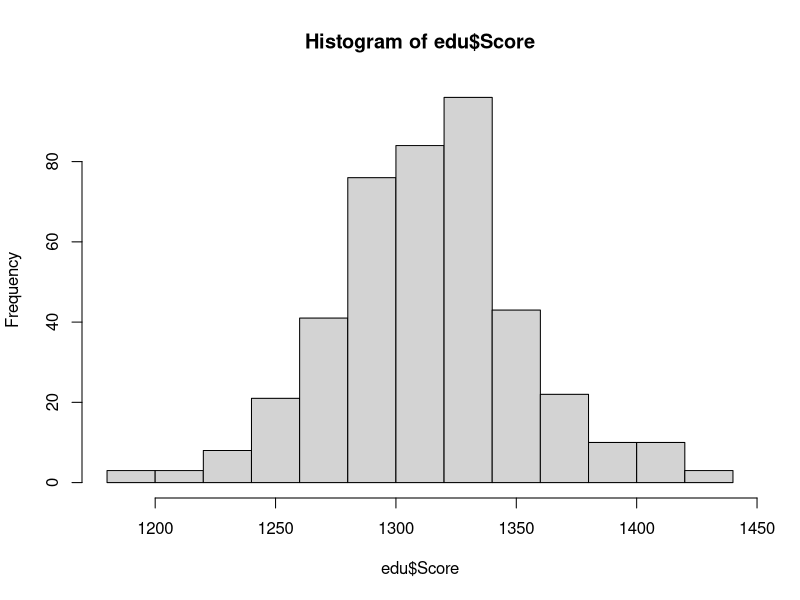
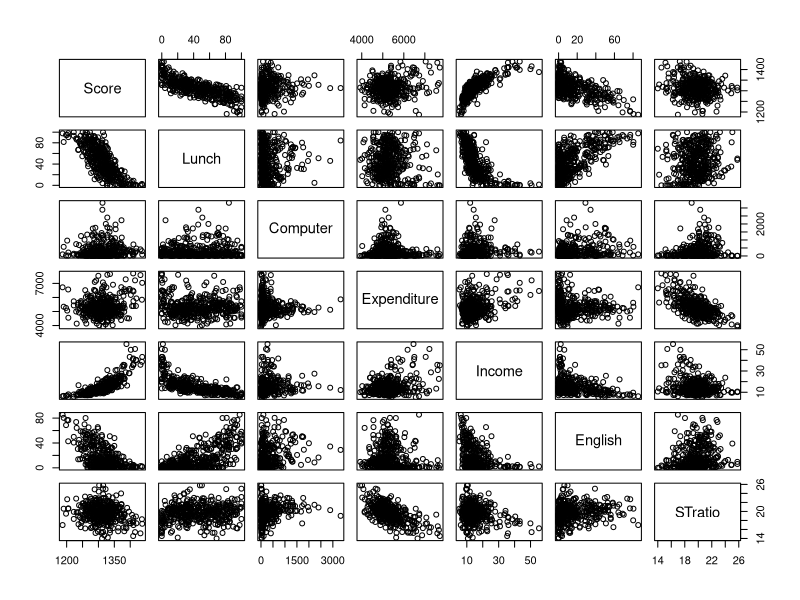
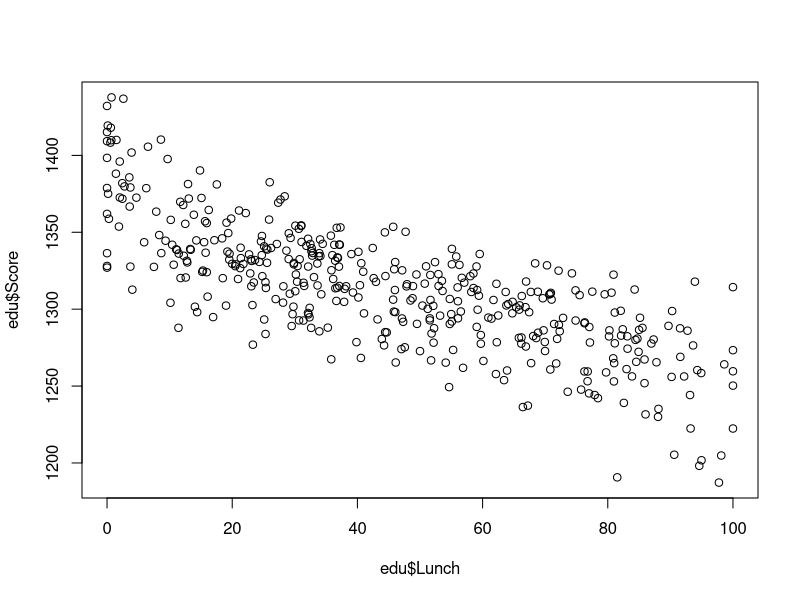
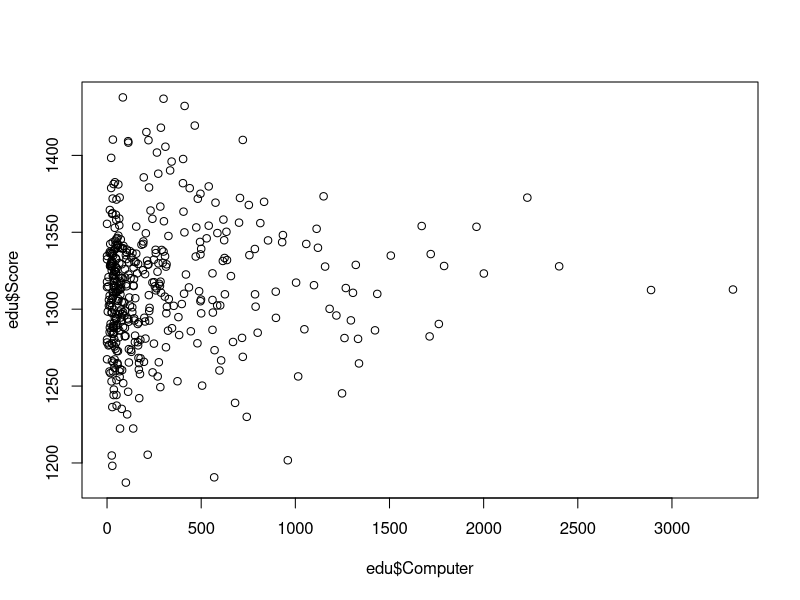
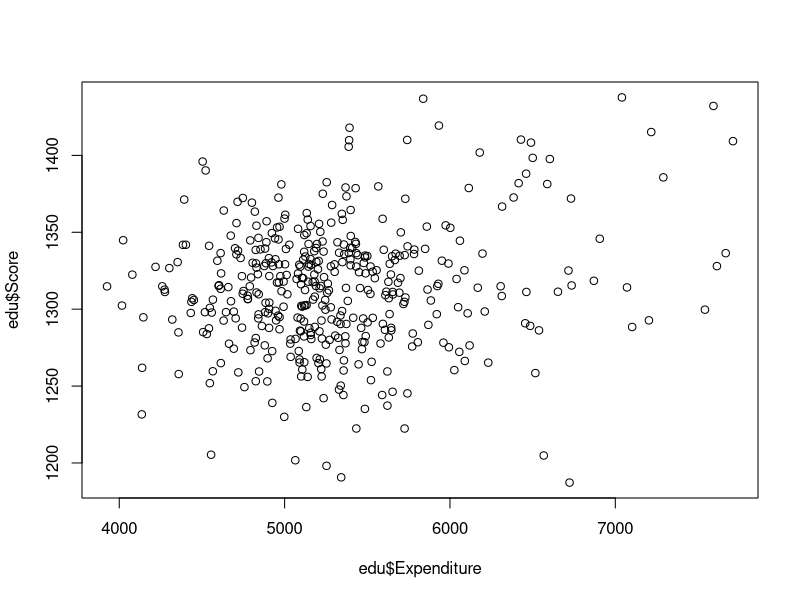
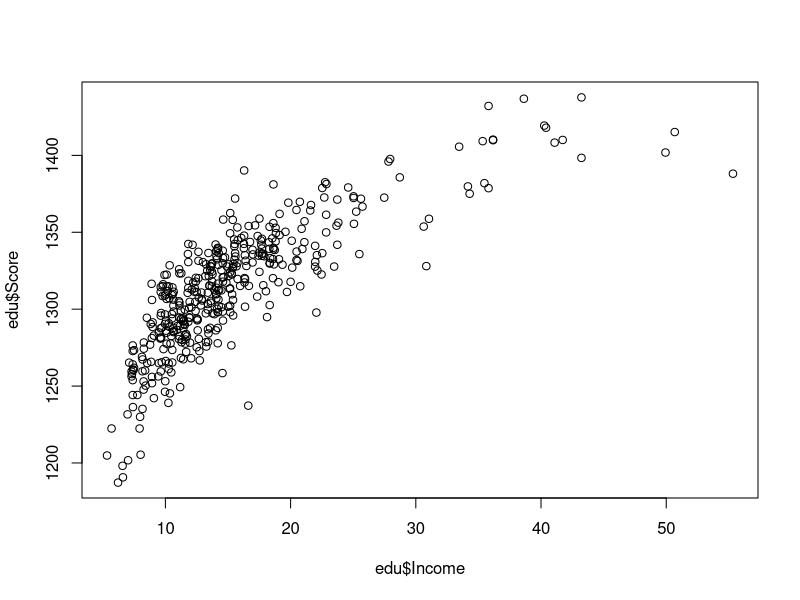
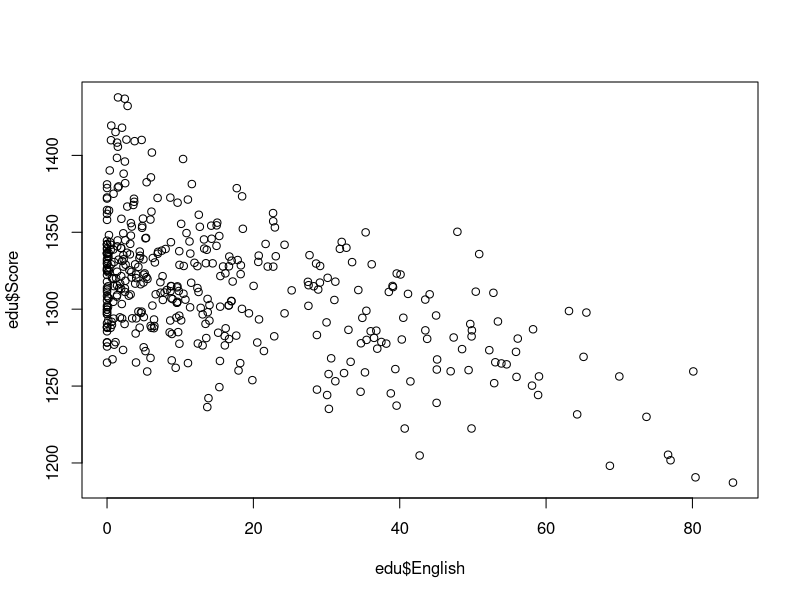
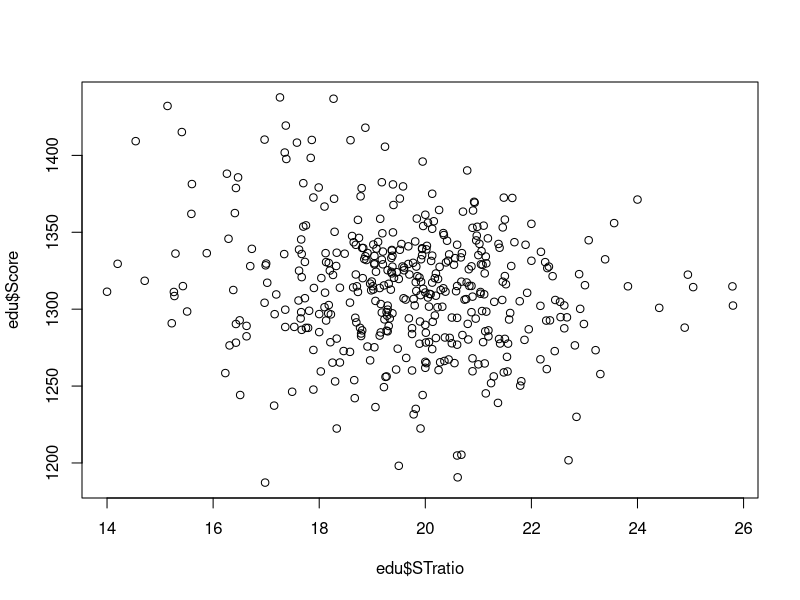

Write the R code that produced these figures, in order.
edu <- read.table('SchoolResults.txt',header=T)

##################
# EDA

# Looks normal!
hist(edu$Score)

# There is some collinearity (ex: income vs. lunch)
pairs(edu)

# Examine relationship of Extracurricular Spending and Score
plot(edu$Lunch, edu$Score)
plot(edu$Computer, edu$Score)
plot(edu$Expenditure, edu$Score)
plot(edu$Income, edu$Score)
plot(edu$English, edu$Score)
plot(edu$STratio, edu$Score)

# RJ develop model excluding variables that appear not to matter